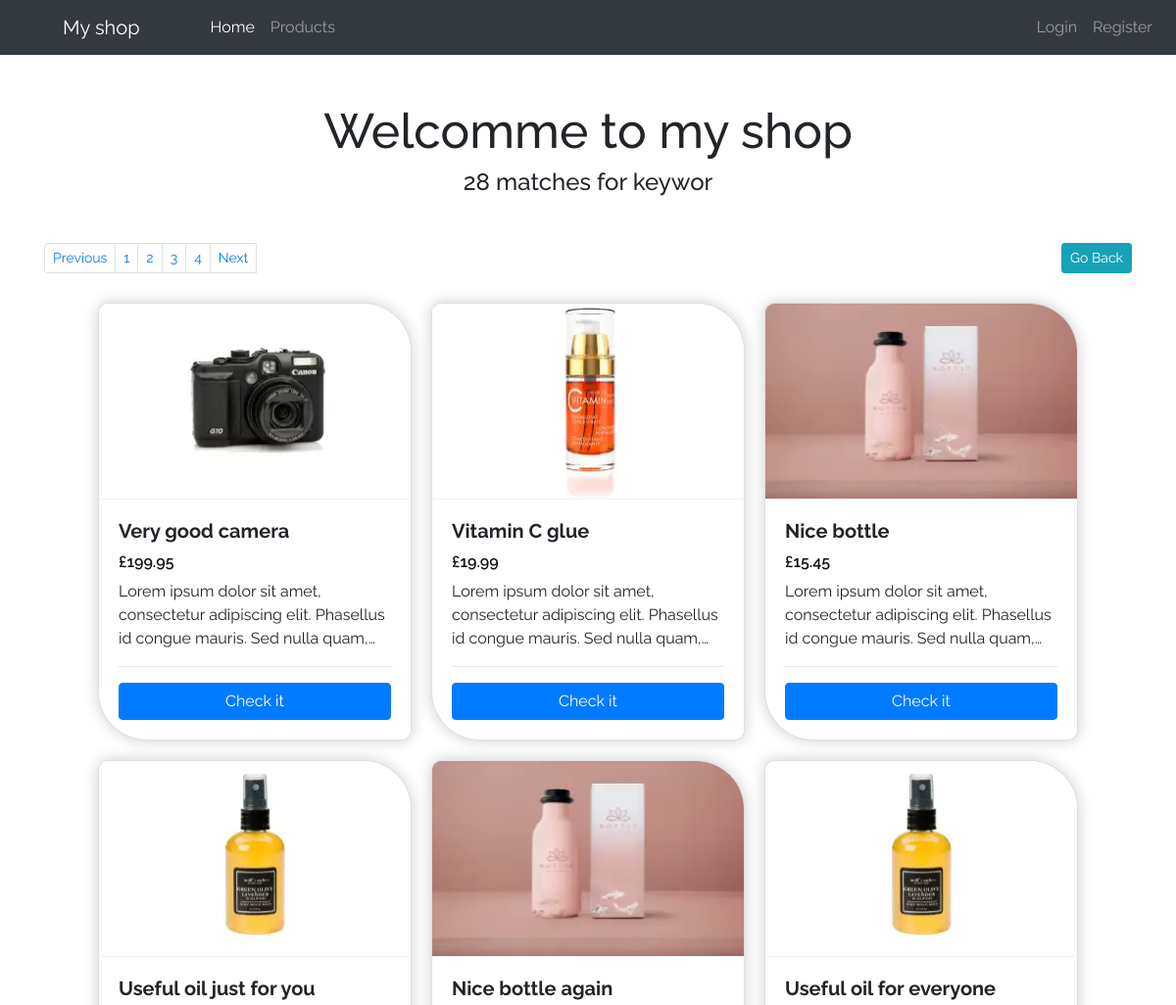
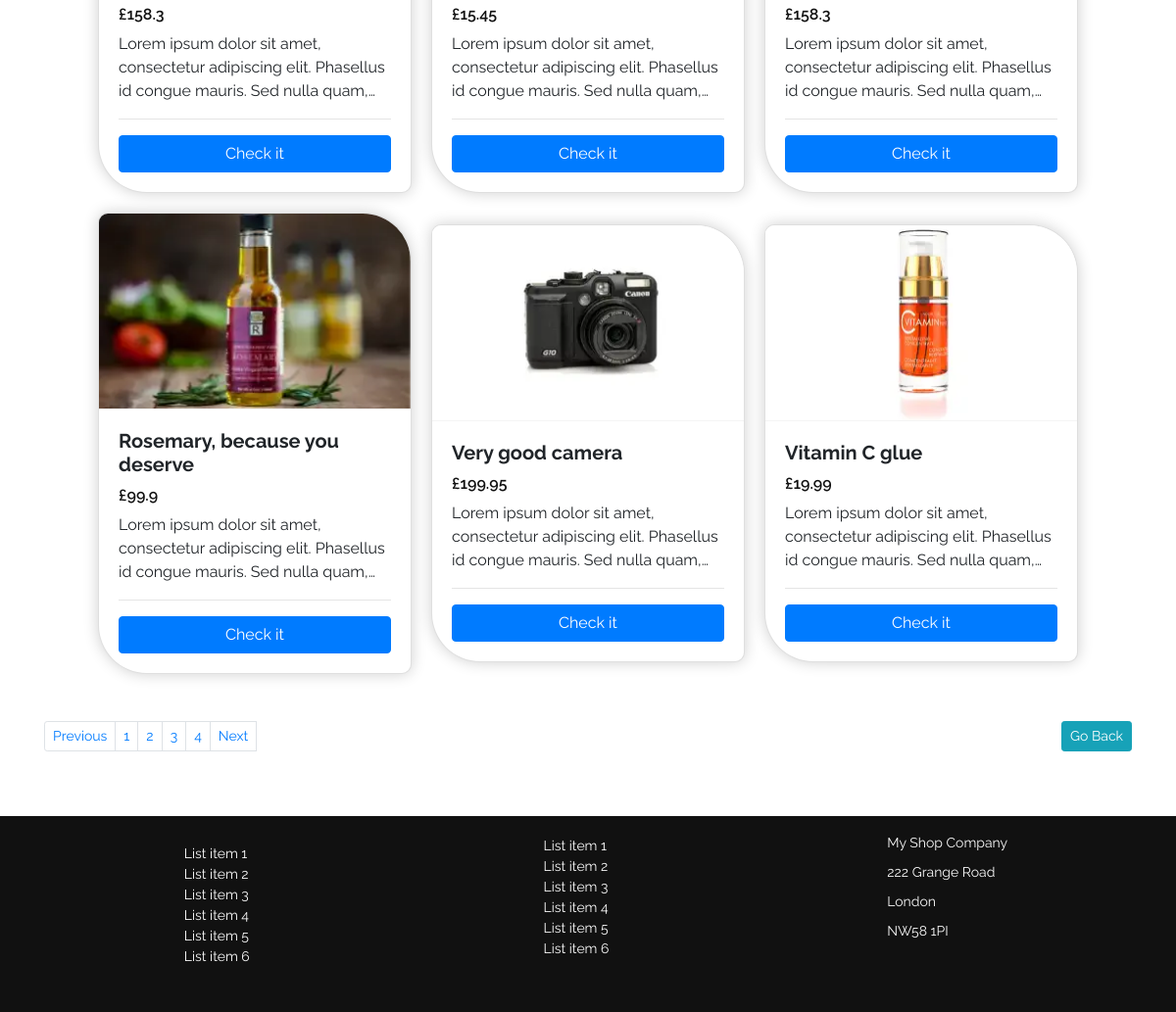
The app's page /searchCode.php with its own data (2 pictures, top to bottom).
### tables this page shows
CREATE TABLE `products` (
  `id` bigint(20) NOT NULL,
  `productname` varchar(255) NOT NULL,
  `description` longtext NOT NULL,
  `price` float NOT NULL,
  `image` text NOT NULL,
  `thumbImage` text NOT NULL,
  `created_at` datetime NOT NULL
);

### searchCode.php (the view)
<?php include "header.php"; ?>
<?php
    include "backend/database.php";
    $searchWord = $_GET["search"];
    if (isset($_GET['pageNunber'])) {
        $pageNunber = $_GET['pageNunber'];
    } else {
        $pageNunber = 1;
    }
    $productsPerPage = 9;
    $offset = ($pageNunber-1) * $productsPerPage;
    $total_pages_sql = "SELECT COUNT(*) FROM products WHERE description LIKE '%$searchWord%' OR productname LIKE '%$searchWord%'";
    $result = mysqli_query($con, $total_pages_sql);
    $total_rows = mysqli_fetch_array($result)[0];
    $totalPages = ceil($total_rows / $productsPerPage);
    $sql = "SELECT * FROM products WHERE description LIKE '%$searchWord%' OR productname LIKE '%$searchWord%' LIMIT $offset, $productsPerPage";
    $result = $con->query($sql);
?>
<div class="container">
<h1 class="text-center">Welcomme to my shop</h1>
    <h4 class="text-center"><?php echo "{$total_rows} matches for keywor {$searchWord}"; ?></h4>
    <nav aria-label="Page navigation">
        <ul class="pagination pagination-sm justify-content-start mt-5">
            <li class="page-item">
            <a class="page-link" href="<?php if($pageNunber <= 1){ echo '#'; } else { echo "?pageNunber=".($pageNunber - 1); } ?>" tabindex="-1">Previous</a>
            </li>
            <?php
                for($i=1; $i <= $totalPages; $i += 1){
                    echo "<li class='page-item'><a class='page-link' href='?pageNunber={$i}'>{$i}</a></li>";
                }
            ?>
            <li class="page-item">
            <a class="page-link" href="<?php if($pageNunber >= $totalPages){ echo '#'; } else { echo "?pageNunber=".($pageNunber + 1); } ?>">Next</a>
            </li>
            <button type='button' class='btn btn-sm btn-info ml-auto' onclick='history.back()'>Go Back</button>
        </ul>
    </nav>
<div class="cards">
    <?php
        if ($result->num_rows > 0)
        {
            while($row = $result->fetch_assoc())
            {
               echo "<div class='card'>
                    <img class='card-img-top' src='{$row["thumbImage"]}' alt='{$row["productname"]}'>
                    <div class='card-body'>
                        <h5 class='card-title' style='font-weight: 700;'>{$row["productname"]}</h5>
                        <div class='price'>£{$row["price"]}</div>
                    <p class='card-text cardDescription'>{$row["description"]}</p>
                    <hr>
                        <form action='showproduct.php'  method='get'>
                            <input type='hidden' name='prodID' value='{$row["id"]}'>
                            <button type='submit' class='btn btn-primary w-100'>Check it</button>
                        </form>
                    </div>
                    </div>";
            }
        }
        else {
            echo "0 results";
        }
        ?>
    </div>
    <nav aria-label="Page navigation">
        <ul class="pagination pagination-sm justify-content-start mt-5">
            <li class="page-item">
            <a class="page-link" href="<?php if($pageNunber <= 1){ echo '#'; } else { echo "?pageNunber=".($pageNunber - 1); } ?>" tabindex="-1">Previous</a>
            </li>
            <?php
                for($i=1; $i <= $totalPages; $i += 1){
                    echo "<li class='page-item'><a class='page-link' href='?pageNunber={$i}'>{$i}</a></li>";
                }
            ?>
            <li class="page-item">
            <a class="page-link" href="<?php if($pageNunber >= $totalPages){ echo '#'; } else { echo "?pageNunber=".($pageNunber + 1); } ?>">Next</a>
            </li>
            <button type='button' class='btn btn-sm btn-info ml-auto' onclick='history.back()'>Go Back</button>
        </ul>
    </nav>
<?php include "footer.php"; ?>

### css/style.css (style rules this page uses)
:root { --font-h1: clamp(1.2rem, 4vw + .1rem, 3.5rem); --font-h2: clamp(1rem, 3vw + .1rem, 2.5rem); --font-p: clamp(.5rem, 1vw + .1rem, 1.5rem); --font-p-big: clamp(1rem, 1vw + .1rem, 1.5rem); }
* { padding: 0; margin: 0; box-sizing: border-box; }
body { font-family: 'Raleway', sans-serif; position: relative; }
h1 { font-size: var(--font-h1); }
a { color: #101010; text-decoration: none; }
.btn { white-space: nowrap; }
.cards { display: flex; flex-direction: row; flex-wrap: wrap; justify-content: center; align-items: center; gap: 20px; margin-top: 30px; }
.card { position: relative; width: 20rem; flex-grow: 0; flex-shrink: 0; border-radius: 10px 50px 10px 50px; overflow: hidden; box-shadow: 0px 0px 15px #00000030; }
.price { font-size: 1rem; font-weight: 600; line-height: 100%; color: #111111; margin-bottom: 10px; }
.cardDescription { display: -webkit-box; -webkit-box-orient: vertical; -webkit-line-clamp: 3; overflow: hidden; }
.card-img-top { border-bottom: 1px solid #a3a3a320; }
.card-img-top, .card-img-top img { width: auto; max-height: 200px; aspect-ratio: 1 / 1; }

### records on screen
products: thumbImage (picture), productname "Very good camera", price "199.95", description "Lorem ipsum dolor sit amet, consectetur adipiscing elit. Phasellus id congue mauris. Sed nulla…"
products: thumbImage (picture), productname "Vitamin C glue", price "19.99", description "Lorem ipsum dolor sit amet, consectetur adipiscing elit. Phasellus id congue mauris. Sed nulla…"
products: thumbImage (picture), productname "Nice bottle", price "15.45", description "Lorem ipsum dolor sit amet, consectetur adipiscing elit. Phasellus id congue mauris. Sed nulla…"
products: thumbImage (picture), productname "Useful oil just for you", price "158.3", description "Lorem ipsum dolor sit amet, consectetur adipiscing elit. Phasellus id congue mauris. Sed nulla…"
products: thumbImage (picture), productname "Nice bottle again", price "15.45", description "Lorem ipsum dolor sit amet, consectetur adipiscing elit. Phasellus id congue mauris. Sed nulla…"
products: thumbImage (picture), productname "Useful oil for everyone", price "158.3", description "Lorem ipsum dolor sit amet, consectetur adipiscing elit. Phasellus id congue mauris. Sed nulla…"
products: thumbImage (picture), productname "Rosemary, because you deserve", price "99.9", description "Lorem ipsum dolor sit amet, consectetur adipiscing elit. Phasellus id congue mauris. Sed nulla…"
products: thumbImage (picture), productname "Very good camera", price "199.95", description "Lorem ipsum dolor sit amet, consectetur adipiscing elit. Phasellus id congue mauris. Sed nulla…"
products: thumbImage (picture), productname "Vitamin C glue", price "19.99", description "Lorem ipsum dolor sit amet, consectetur adipiscing elit. Phasellus id congue mauris. Sed nulla…"

### other values on screen
$total_rows "28"
$i "1"
$i "2"
$i "3"
$i "4"
